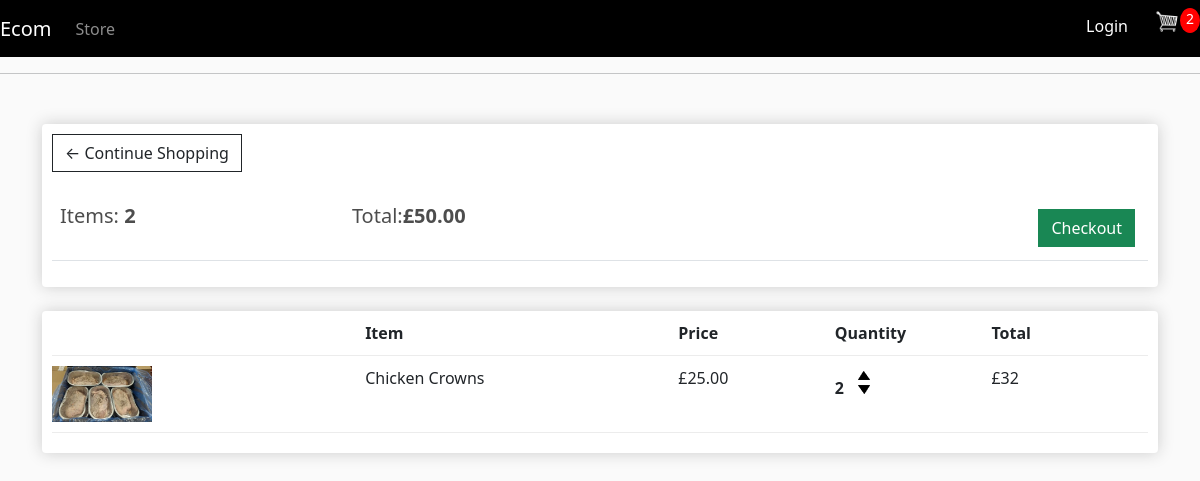
The app's page /cart/ (signed in), older data.
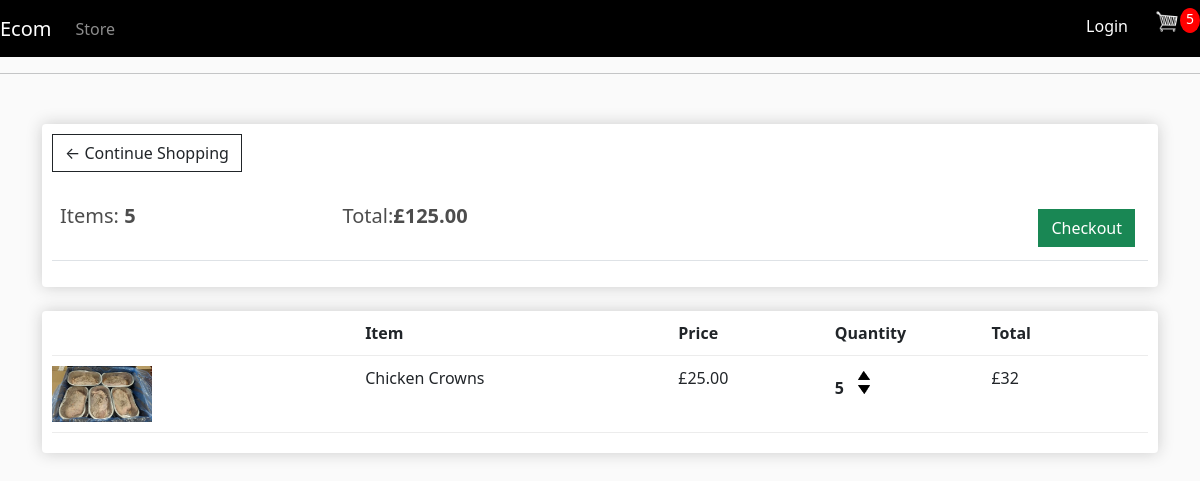
The same page, newer data.
### store/models.py (models this page shows, shortened)
class Order(models.Model):
    customer = models.ForeignKey(Customer, on_delete=models.SET_NULL, null=True, blank=True)
    date_ordered = models.DateTimeField(auto_now_add=True)
    complete = models.BooleanField(default=False)
    transaction_id = models.CharField(max_length=100, null=True)
    @property
    def get_cart_total(self):
        orderitems = self.orderitem_set.all()
        total = sum([item.get_total for item in orderitems])
        return total
    @property
    def get_cart_items(self):
        orderitems = self.orderitem_set.all()
        total = sum([item.quantity for item in orderitems])
        return total

class OrderItem(models.Model):
    product = models.ForeignKey(Product, on_delete=models.SET_NULL, null=True)
    order = models.ForeignKey(Order, on_delete=models.SET_NULL, null=True)
    quantity = models.IntegerField(default=0, null=True, blank=True)
    date_added = models.DateTimeField(auto_now_add=True)
    @property
    def get_total(self):
        total = self.product.price * self.quantity
        return total

class Product(models.Model):
    name = models.CharField(max_length=200)
    price = models.FloatField()
    digital = models.BooleanField(default=False, null=True, blank=False)
    image = models.ImageField(null=True, blank=True)
    @property
    def imageURL(self):
        try:
            url = self.image.url
        except:
            url = ''
        return url

### store/views.py (the view, shortened to what this page needs)
# urls.py: path('cart/', views.cart, name="cart"),
def cart(request):
    if request.user.is_authenticated:
        customer = request.user.customer
        order, created = Order.objects.get_or_create(customer=customer, complete=False)
        items = order.orderitem_set.all()
        cartItems = order.get_cart_items
    context = {'items': items, 'order': order, 'cartItems': cartItems}
    return render(request, 'store/cart.html', context)

### store/templates/store/Cart.html
{% extends 'store/main.html' %}
{% load static %}
{% block content %}
<div class="row">
    <div class="col-lg-12">
        <div class="box-element">
            <a class="btn btn-outline-dark" href="{% url 'store' %}">&#x2190; Continue Shopping</a>
            <br>
            <br>
            <table class="table">
                <tr>
                    <th><h5>Items: <strong>{{order.get_cart_items}}</strong></h5></th>
                    <th><h5>Total:<strong>£{{order.get_cart_total|floatformat:2}}</strong></h5></th>
                    <th>
                        <a style="float:right; margin:5px;" class="btn btn-success"
                           href="{% url 'checkout' %}">Checkout</a>
                    </th>
                </tr>
            </table>
        </div>
        <br>
        <div class="box-element">
            <div class="cart-row">
                <div style="flex:2"></div>
                <div style="flex:2"><strong>Item</strong></div>
                <div style="flex:1"><strong>Price</strong></div>
                <div style="flex:1"><strong>Quantity</strong></div>
                <div style="flex:1"><strong>Total</strong></div>
            </div>
            {% for item in items %}
            <div class="cart-row">
                <div style="flex:2"><img class="row-image" src="{{item.product.imageURL}}"></div>
                <div style="flex:2"><p>{{item.product.name}}</p></div>
                <div style="flex:1"><p>£{{item.product.price|floatformat:2}}</p></div>
                <div style="flex:1">
                    <p class="quantity">{{item.quantity}}</p>
                    <div class="quantity">
                        <img class="chg-quantity update-cart" data-product="{{item.product.id}}" data-action="add"
                             src="{% static  'images/arrowup.png' %}">
                        <img class="chg-quantity update-cart" data-product="{{item.product.id}}" data-action="remove"
                             src="{% static  'images/arrowdown.png' %}">
                    </div>
                </div>
                <div style="flex:1"><p>£32</p></div>
            </div>
            {% endfor %}
        </div>
    </div>
</div>
{% endblock content %}

Row changes from the older to the newer data that the page shows:
changed through a linked row, Order: get_cart_items "2" → "5"; get_cart_total "50.00" → "125.00"
changed OrderItem "Chicken Crowns": quantity "2" → "5"
Text that changed along with them:
{{ cartItems }}: "2" → "5"
